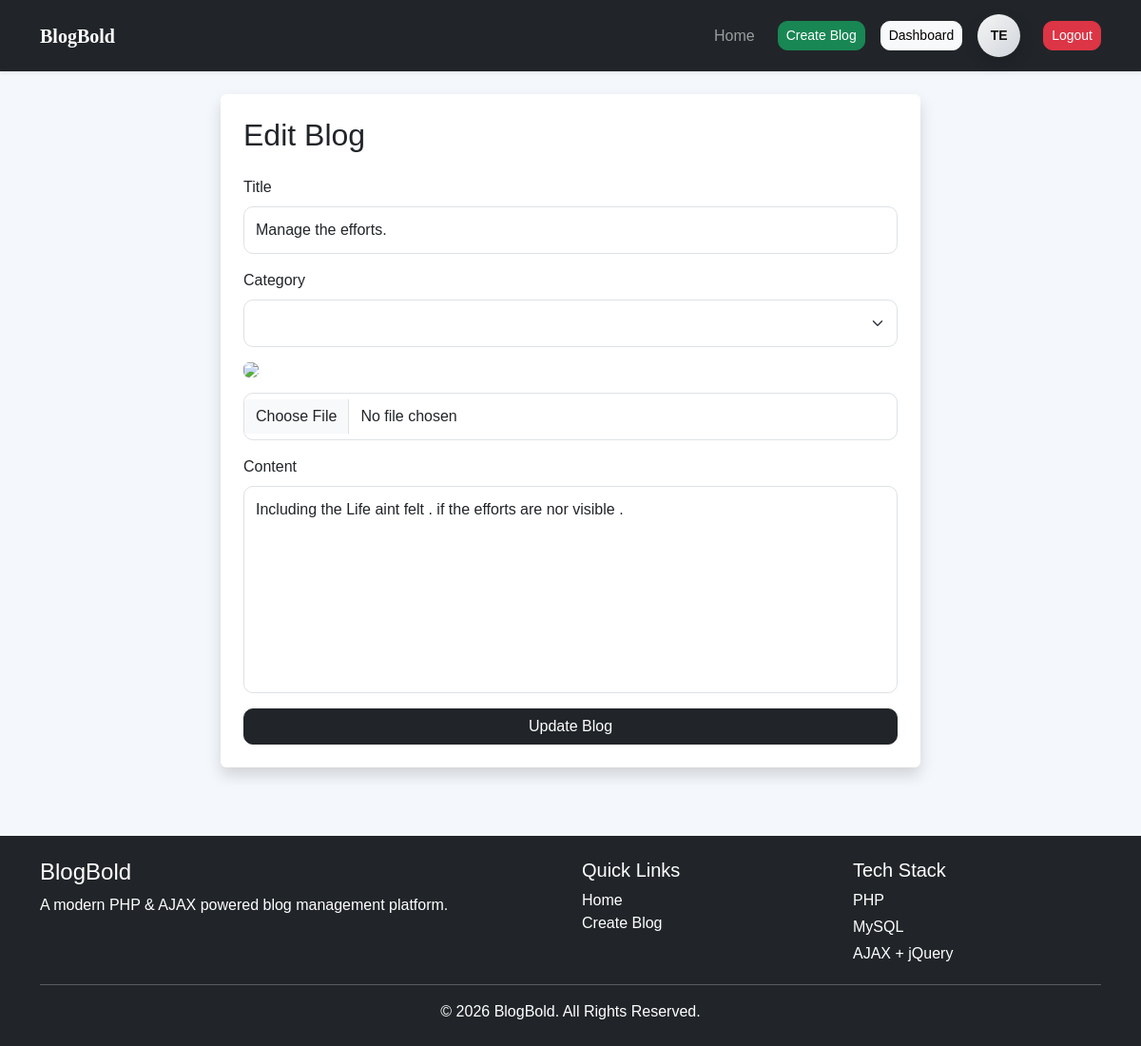
The app's page /posts/edit.php?id=1 (signed in) with its own data.
### tables this page shows
CREATE TABLE `posts` (
  `id` int(11) NOT NULL,
  `user_id` int(11) DEFAULT NULL,
  `title` varchar(255) DEFAULT NULL,
  `category` varchar(100) DEFAULT NULL,
  `image` varchar(255) DEFAULT NULL,
  `content` text DEFAULT NULL,
  `created_at` timestamp NOT NULL DEFAULT current_timestamp()
);

### posts/edit.php (the view, shortened to what this page needs)
<?php
require "../config/database.php";
include "../includes/header.php";
$id = $_GET['id'];
$stmt = $pdo->prepare("
SELECT * FROM posts
WHERE id = :id
");
$stmt->execute([
    ':id' => $id
]);
$post = $stmt->fetch(PDO::FETCH_ASSOC);
?>
<div class="row justify-content-center">
<div class="col-lg-8">
<div class="card shadow border-0">
<div class="card-body p-4">
<h2 class="mb-4">Edit Blog</h2>
<form method="POST" enctype="multipart/form-data">
<div class="mb-3">
<label class="form-label">Title</label>
<input
type="text"
name="title"
class="form-control"
value="<?= htmlspecialchars($post['title']) ?>">
</div>
<div class="mb-3">
<label class="form-label">Category</label>
<select name="category" class="form-select">
<option value="<?= $post['category'] ?>">
</option>
<option value="Admit Card">Admit Card</option>
</select>
</div>
<div class="mb-3">
<img
src="../assets/uploads/<?= $post['image'] ?>"
width="150"
class="rounded mb-3">
<input
type="file"
name="image"
class="form-control">
</div>
<div class="mb-3">
<label class="form-label">Content</label>
<textarea
name="content"
rows="8"
class="form-control"><?= htmlspecialchars($post['content']) ?></textarea>
</div>
<button name="update" class="btn btn-dark w-100">
Update Blog
</button>
</form>
</div>
</div>
</div>
</div>
<?php include "../includes/footer.php"; ?>

### assets/css/style.css (style rules this page uses)
body { background:#f4f7fb; font-family: Arial, Helvetica, sans-serif; }
.form-control, .form-select { border-radius:10px; padding:12px; }
textarea.form-control { resize:none; }
.btn { border-radius:10px; }

### records on screen
posts: title "Manage the efforts.", content "Including the Life aint felt . if the efforts are nor visible ."

### other values on screen
substr($name,0,2) "TE"
